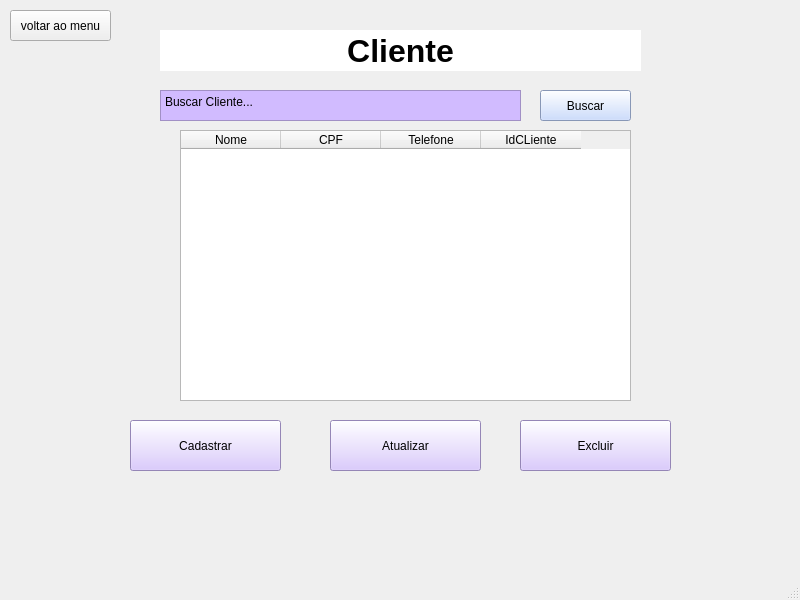
<?xml version="1.0" encoding="UTF-8"?>
<ui version="4.0">
 <class>MainWindow</class>
 <widget class="QMainWindow" name="MainWindow">
  <property name="geometry">
   <rect>
    <x>0</x>
    <y>0</y>
    <width>800</width>
    <height>600</height>
   </rect>
  </property>
  <property name="windowTitle">
   <string>MainWindow</string>
  </property>
  <widget class="QWidget" name="centralwidget">
   <widget class="QPushButton" name="bt_gerCliente_4">
    <property name="geometry">
     <rect>
      <x>520</x>
      <y>420</y>
      <width>151</width>
      <height>51</height>
     </rect>
    </property>
    <property name="styleSheet">
     <string notr="true">background-color: rgb(209, 187, 255);</string>
    </property>
    <property name="text">
     <string>Excluir</string>
    </property>
   </widget>
   <widget class="QPushButton" name="bt_gerCliente_2">
    <property name="geometry">
     <rect>
      <x>540</x>
      <y>90</y>
      <width>91</width>
      <height>31</height>
     </rect>
    </property>
    <property name="styleSheet">
     <string notr="true">background-color: rgb(190, 211, 255);</string>
    </property>
    <property name="text">
     <string>Buscar</string>
    </property>
   </widget>
   <widget class="QPushButton" name="bt_gerCliente_3">
    <property name="geometry">
     <rect>
      <x>330</x>
      <y>420</y>
      <width>151</width>
      <height>51</height>
     </rect>
    </property>
    <property name="styleSheet">
     <string notr="true">background-color: rgb(209, 187, 255);</string>
    </property>
    <property name="text">
     <string>Atualizar</string>
    </property>
   </widget>
   <widget class="QTextEdit" name="txt_buscarFunc">
    <property name="geometry">
     <rect>
      <x>160</x>
      <y>90</y>
      <width>361</width>
      <height>31</height>
     </rect>
    </property>
    <property name="styleSheet">
     <string notr="true">background-color: rgb(209, 187, 255);</string>
    </property>
    <property name="html">
     <string>&lt;!DOCTYPE HTML PUBLIC &quot;-//W3C//DTD HTML 4.0//EN&quot; &quot;http://www.w3.org/TR/REC-html40/strict.dtd&quot;&gt;
&lt;html&gt;&lt;head&gt;&lt;meta name=&quot;qrichtext&quot; content=&quot;1&quot; /&gt;&lt;style type=&quot;text/css&quot;&gt;
p, li { white-space: pre-wrap; }
&lt;/style&gt;&lt;/head&gt;&lt;body style=&quot; font-family:'MS Shell Dlg 2'; font-size:7.8pt; font-weight:400; font-style:normal;&quot;&gt;
&lt;p style=&quot; margin-top:0px; margin-bottom:0px; margin-left:0px; margin-right:0px; -qt-block-indent:0; text-indent:0px;&quot;&gt;&lt;span style=&quot; font-family:'Segoe UI'; font-size:9pt;&quot;&gt;Buscar Cliente...&lt;/span&gt;&lt;/p&gt;&lt;/body&gt;&lt;/html&gt;</string>
    </property>
   </widget>
   <widget class="QPushButton" name="bt_gerCliente">
    <property name="geometry">
     <rect>
      <x>130</x>
      <y>420</y>
      <width>151</width>
      <height>51</height>
     </rect>
    </property>
    <property name="styleSheet">
     <string notr="true">background-color: rgb(209, 187, 255);</string>
    </property>
    <property name="text">
     <string>Cadastrar</string>
    </property>
   </widget>
   <widget class="QTableWidget" name="tableWidget">
    <property name="geometry">
     <rect>
      <x>180</x>
      <y>130</y>
      <width>451</width>
      <height>271</height>
     </rect>
    </property>
    <column>
     <property name="text">
      <string>Nome</string>
     </property>
    </column>
    <column>
     <property name="text">
      <string>CPF</string>
     </property>
    </column>
    <column>
     <property name="text">
      <string>Telefone</string>
     </property>
    </column>
    <column>
     <property name="text">
      <string>IdCLiente</string>
     </property>
    </column>
   </widget>
   <widget class="QLabel" name="label">
    <property name="geometry">
     <rect>
      <x>160</x>
      <y>30</y>
      <width>481</width>
      <height>41</height>
     </rect>
    </property>
    <property name="font">
     <font>
      <pointsize>24</pointsize>
      <weight>75</weight>
      <bold>true</bold>
     </font>
    </property>
    <property name="layoutDirection">
     <enum>Qt::LeftToRight</enum>
    </property>
    <property name="styleSheet">
     <string notr="true">background-color: rgb(255, 255, 255);</string>
    </property>
    <property name="text">
     <string>Cliente</string>
    </property>
    <property name="textFormat">
     <enum>Qt::PlainText</enum>
    </property>
    <property name="alignment">
     <set>Qt::AlignCenter</set>
    </property>
   </widget>
   <widget class="QPushButton" name="pushButton">
    <property name="geometry">
     <rect>
      <x>10</x>
      <y>10</y>
      <width>101</width>
      <height>31</height>
     </rect>
    </property>
    <property name="text">
     <string>voltar ao menu</string>
    </property>
   </widget>
  </widget>
  <widget class="QMenuBar" name="menubar">
   <property name="geometry">
    <rect>
     <x>0</x>
     <y>0</y>
     <width>800</width>
     <height>26</height>
    </rect>
   </property>
  </widget>
  <widget class="QStatusBar" name="statusbar"/>
 </widget>
 <resources/>
 <connections/>
</ui>
